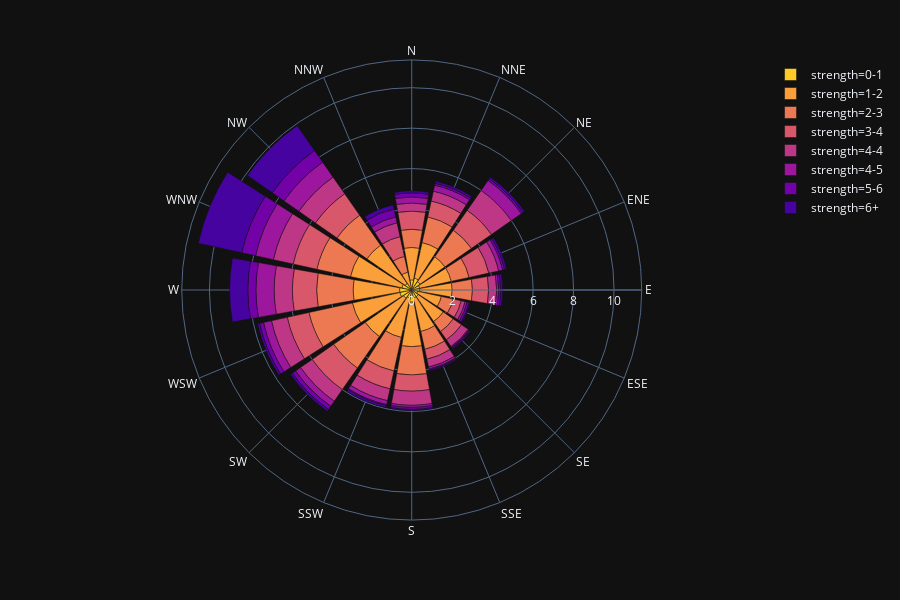

The notebook cell this image was saved under:
### Code cell
wind = px.data.wind()
fig = px.bar_polar(wind, r="frequency", theta="direction",
                   color="strength", template="plotly_dark",
                   color_discrete_sequence= px.colors.sequential.Plasma[-2::-1])
fig.show()

### Figure 1 — Plotly figure (JSON) as saved in the notebook; plotly's stock layout.template omitted (floating-point values rounded to 4 significant figures)
{"data": [{"hoverlabel": {"namelength": 0}, "hovertemplate": "strength=0-1<br>frequency=%{r}<br>direction=%{theta}", "legendgroup": "strength=0-1", "marker": {"color": "#fdca26"}, "name": "strength=0-1", "r": [0.5, 0.6, 0.5, 0.4, 0.4, 0.3, 0.4, 0.4, 0.6, 0.4, 0.5, 0.6, 0.6, 0.5, 0.4, 0.1], "showlegend": true, "subplot": "polar", "theta": ["N", "NNE", "NE", "ENE", "E", "ESE", "SE", "SSE", "S", "SSW", "SW", "WSW", "W", "WNW", "NW", "NNW"], "type": "barpolar"}, {"hoverlabel": {"namelength": 0}, "hovertemplate": "strength=1-2<br>frequency=%{r}<br>direction=%{theta}", "legendgroup": "strength=1-2", "marker": {"color": "#fb9f3a"}, "name": "strength=1-2", "r": [1.6, 1.8, 1.5, 1.6, 1.6, 1.2, 1.5, 1.7, 2.2, 2, 2.3, 2.4, 2.3, 2.6, 2.3, 0.8], "showlegend": true, "subplot": "polar", "theta": ["N", "NNE", "NE", "ENE", "E", "ESE", "SE", "SSE", "S", "SSW", "SW", "WSW", "W", "WNW", "NW", "NNW"], "type": "barpolar"}, {"hoverlabel": {"namelength": 0}, "hovertemplate": "strength=2-3<br>frequency=%{r}<br>direction=%{theta}", "legendgroup": "strength=2-3", "marker": {"color": "#ed7953"}, "name": "strength=2-3", "r": [0.9, 1.3, 1.6, 0.9, 1, 0.6, 0.6, 0.9, 1.4, 1.7, 1.9, 2.2, 1.8, 1.7, 1.8, 0.8], "showlegend": true, "subplot": "polar", "theta": ["N", "NNE", "NE", "ENE", "E", "ESE", "SE", "SSE", "S", "SSW", "SW", "WSW", "W", "WNW", "NW", "NNW"], "type": "barpolar"}, {"hoverlabel": {"namelength": 0}, "hovertemplate": "strength=3-4<br>frequency=%{r}<br>direction=%{theta}", "legendgroup": "strength=3-4", "marker": {"color": "#d8576b"}, "name": "strength=3-4", "r": [0.9, 0.8, 1.2, 1, 0.8, 0.4, 0.5, 0.5, 0.8, 0.9, 1.3, 1.1, 1.2, 1.2, 1.3, 1], "showlegend": true, "subplot": "polar", "theta": ["N", "NNE", "NE", "ENE", "E", "ESE", "SE", "SSE", "S", "SSW", "SW", "WSW", "W", "WNW", "NW", "NNW"], "type": "barpolar"}, {"hoverlabel": {"namelength": 0}, "hovertemplate": "strength=4-4<br>frequency=%{r}<br>direction=%{theta}", "legendgroup": "strength=4-4", "marker": {"color": "#bd3786"}, "name": "strength=4-4", "r": [0.4, 0.5, 1.2, 0.5, 0.4, 0.2, 0.4, 0.4, 0.7, 0.6, 0.7, 0.8, 0.9, 1, 1, 0.7], "showlegend": true, "subplot": "polar", "theta": ["N", "NNE", "NE", "ENE", "E", "ESE", "SE", "SSE", "S", "SSW", "SW", "WSW", "W", "WNW", "NW", "NNW"], "type": "barpolar"}, {"hoverlabel": {"namelength": 0}, "hovertemplate": "strength=4-5<br>frequency=%{r}<br>direction=%{theta}", "legendgroup": "strength=4-5", "marker": {"color": "#9c179e"}, "name": "strength=4-5", "r": [0.3, 0.3, 0.6, 0.2, 0.1, 0.1, 0.05, 0.1, 0.1, 0.2, 0.3, 0.4, 0.9, 0.9, 0.9, 0.3], "showlegend": true, "subplot": "polar", "theta": ["N", "NNE", "NE", "ENE", "E", "ESE", "SE", "SSE", "S", "SSW", "SW", "WSW", "W", "WNW", "NW", "NNW"], "type": "barpolar"}, {"hoverlabel": {"namelength": 0}, "hovertemplate": "strength=5-6<br>frequency=%{r}<br>direction=%{theta}", "legendgroup": "strength=5-6", "marker": {"color": "#7201a8"}, "name": "strength=5-6", "r": [0.2, 0.1, 0.1, 0.1, 0.1, 0.1, 0.05, 0.05, 0.1, 0.05, 0.2, 0.2, 0.4, 0.7, 0.7, 0.4], "showlegend": true, "subplot": "polar", "theta": ["N", "NNE", "NE", "ENE", "E", "ESE", "SE", "SSE", "S", "SSW", "SW", "WSW", "W", "WNW", "NW", "NNW"], "type": "barpolar"}, {"hoverlabel": {"namelength": 0}, "hovertemplate": "strength=6+<br>frequency=%{r}<br>direction=%{theta}", "legendgroup": "strength=6+", "marker": {"color": "#46039f"}, "name": "strength=6+", "r": [0.1, 0.1, 0.1, 0.1, 0.1, 0.05, 0.05, 0.05, 0.05, 0.1, 0.1, 0.1, 0.9, 2.2, 1.5, 0.2], "showlegend": true, "subplot": "polar", "theta": ["N", "NNE", "NE", "ENE", "E", "ESE", "SE", "SSE", "S", "SSW", "SW", "WSW", "W", "WNW", "NW", "NNW"], "type": "barpolar"}], "layout": {"barmode": "relative", "barnorm": "", "height": 600, "legend": {"tracegroupgap": 0}, "margin": {"t": 60}, "polar": {"angularaxis": {"direction": "clockwise", "rotation": 90}, "domain": {"x": [0, 0.98], "y": [0, 1]}}}}
